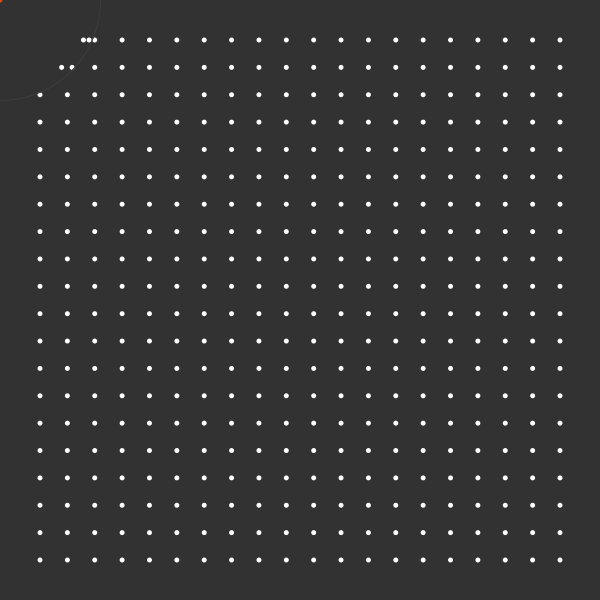
Frame 1 (no input)
Frame 60 (the mouse pressed at the canvas centre just before this capture): identical to frame 1, image omitted
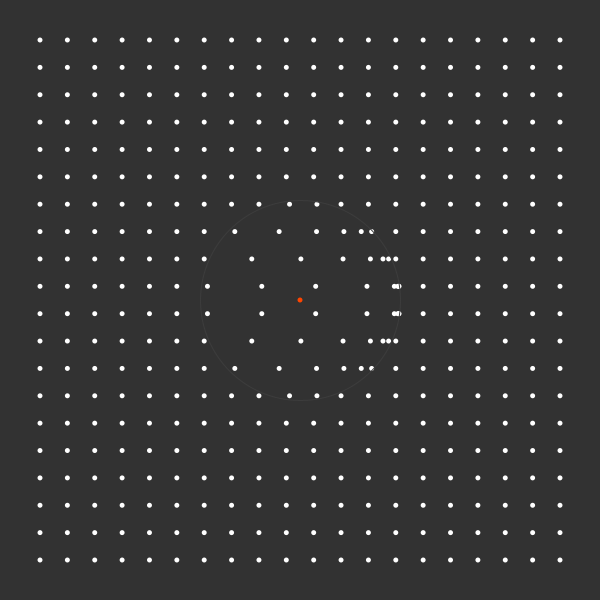
Frame 120 (the mouse held since frame 60 and released just before this capture)

The Processing sketch that drew these frames (run headless with seeded random() and noise(); from frame 60 on, the mouse is pressed at the canvas centre):

// Processing sketch: grid_deform_shift
// ── grid_deform_shift.pde
int gridCols = 20;  // Spalten
int gridRows = 20;  // Zeilen

float margin = 40;  // Rand
float influence = 100;   // Einflussbereich der Maus (Radius)

void setup() {
  size(600, 600);
}

void draw() {
  background(50);

  noStroke();
  fill(255);


  for (int r = 0; r < gridRows; r++) {   // Zeilen
    for (int c = 0; c < gridCols; c++) {   // Elemente der Zeile
      float x = map(c, 0, gridCols - 1, margin, width - margin);   // x Position
      float y = map(r, 0, gridRows - 1, margin, height - margin);   // y Position

        float distance = dist(mouseX, mouseY, x, y);    // Abstand Maus Punkt

      if (distance < influence) {   // Wenn im Bereich der Maus, dann Verschiebung
        float strength = map(distance, 0, influence, 1.0, 0.0);    // stärke der Verschiebung

        x = x + strength * 100.0;  // x Position verschieben
      }

      ellipse(x, y, 5, 5);
    }
  }

  noFill();
  stroke(60);  
  ellipse(mouseX, mouseY, influence * 2.0, influence * 2.0);

  noStroke();
  fill(255, 69, 0);
  ellipse(mouseX, mouseY, 5, 5);
}
